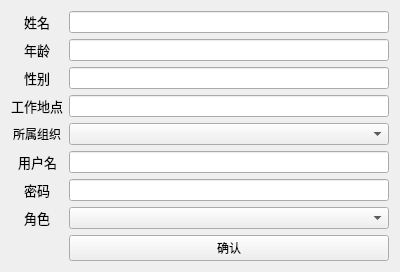
<?xml version="1.0" encoding="UTF-8"?>
<ui version="4.0">
 <class>AddWorker</class>
 <widget class="QWidget" name="AddWorker">
  <property name="geometry">
   <rect>
    <x>0</x>
    <y>0</y>
    <width>400</width>
    <height>260</height>
   </rect>
  </property>
  <property name="windowTitle">
   <string>Form</string>
  </property>
  <layout class="QHBoxLayout" name="horizontalLayout">
   <item>
    <layout class="QFormLayout" name="formLayout_2">
     <property name="sizeConstraint">
      <enum>QLayout::SetDefaultConstraint</enum>
     </property>
     <property name="labelAlignment">
      <set>Qt::AlignCenter</set>
     </property>
     <item row="0" column="0">
      <widget class="QLabel" name="workerNameL">
       <property name="font">
        <font>
         <pointsize>10</pointsize>
        </font>
       </property>
       <property name="text">
        <string>姓名</string>
       </property>
       <property name="alignment">
        <set>Qt::AlignCenter</set>
       </property>
      </widget>
     </item>
     <item row="0" column="1">
      <widget class="QLineEdit" name="workerName"/>
     </item>
     <item row="1" column="0">
      <widget class="QLabel" name="workerAgeL">
       <property name="font">
        <font>
         <pointsize>10</pointsize>
        </font>
       </property>
       <property name="text">
        <string>年龄</string>
       </property>
      </widget>
     </item>
     <item row="1" column="1">
      <widget class="QLineEdit" name="workerAge"/>
     </item>
     <item row="2" column="0">
      <widget class="QLabel" name="workerGenderL">
       <property name="font">
        <font>
         <pointsize>10</pointsize>
        </font>
       </property>
       <property name="text">
        <string>性别</string>
       </property>
      </widget>
     </item>
     <item row="2" column="1">
      <widget class="QLineEdit" name="workerGender"/>
     </item>
     <item row="3" column="0">
      <widget class="QLabel" name="workerPlaceL">
       <property name="font">
        <font>
         <pointsize>10</pointsize>
        </font>
       </property>
       <property name="text">
        <string>工作地点</string>
       </property>
      </widget>
     </item>
     <item row="3" column="1">
      <widget class="QLineEdit" name="workerPlace"/>
     </item>
     <item row="4" column="0">
      <widget class="QLabel" name="workerGroupL">
       <property name="text">
        <string>所属组织</string>
       </property>
      </widget>
     </item>
     <item row="4" column="1">
      <widget class="QComboBox" name="workerGroup"/>
     </item>
     <item row="5" column="0">
      <widget class="QLabel" name="workerUserNameL">
       <property name="font">
        <font>
         <pointsize>10</pointsize>
        </font>
       </property>
       <property name="text">
        <string>用户名</string>
       </property>
      </widget>
     </item>
     <item row="5" column="1">
      <widget class="QLineEdit" name="workerUserName"/>
     </item>
     <item row="6" column="0">
      <widget class="QLabel" name="workerPasswordL">
       <property name="font">
        <font>
         <pointsize>10</pointsize>
        </font>
       </property>
       <property name="text">
        <string>密码</string>
       </property>
      </widget>
     </item>
     <item row="6" column="1">
      <widget class="QLineEdit" name="workerPassword"/>
     </item>
     <item row="7" column="0">
      <widget class="QLabel" name="workerCharacterL">
       <property name="font">
        <font>
         <pointsize>10</pointsize>
        </font>
       </property>
       <property name="text">
        <string>角色</string>
       </property>
      </widget>
     </item>
     <item row="7" column="1">
      <widget class="QComboBox" name="workerCharacter"/>
     </item>
     <item row="8" column="0">
      <spacer name="horizontalSpacer">
       <property name="orientation">
        <enum>Qt::Horizontal</enum>
       </property>
       <property name="sizeHint" stdset="0">
        <size>
         <width>40</width>
         <height>20</height>
        </size>
       </property>
      </spacer>
     </item>
     <item row="8" column="1">
      <widget class="QPushButton" name="ok">
       <property name="text">
        <string>确认</string>
       </property>
      </widget>
     </item>
    </layout>
   </item>
  </layout>
 </widget>
 <resources/>
 <connections/>
</ui>
